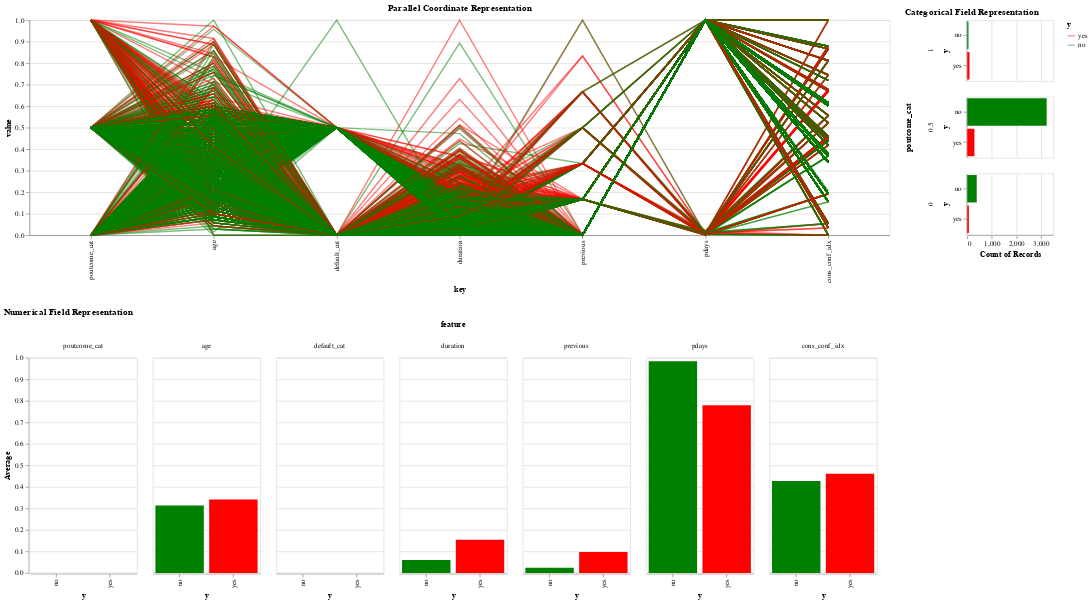

Write notebook code for a chart like this one.
### Code cell
poutcome_cat_bar = alt.Chart(df_norm, title = 'Categorical Field Representation').mark_bar().encode(
    x = 'count():Q',
    y = 'y:N',
    color = alt.condition(click, color, alt.value('lightgray')),
    row = alt.Row('poutcome_cat:N', sort='descending')
).add_selection(
    click
).properties(
    height = 85,
    width = 120
)

default_cat_bar = alt.Chart(df_norm, title = 'Categorical Field Representation').mark_bar().encode(
    x = 'count():Q',
    y = 'y:N',
    color = alt.condition(click, color, alt.value('lightgray')),
    row = alt.Row('default_cat:N', sort='descending')
).add_selection(
    click
).properties(
    height = 85,
    width = 120
)

alt.vconcat(parallel, bar) | poutcome_cat_bar

### Figure 1 — Vega-Lite specification as saved in the notebook (floating-point values rounded to 4 significant figures; data arrays with more than 128 entries replaced by an {"elided": "..."} marker saying what was removed)
{"config": {"view": {"continuousWidth": 400, "continuousHeight": 300}}, "hconcat": [{"vconcat": [{"data": {"name": "data-f9cca0bf9ddcdbb3242ad30ad6cc694b"}, "mark": "line", "encoding": {"color": {"condition": {"field": "y", "scale": {"domain": ["yes", "no"], "range": ["red", "green"]}, "type": "nominal", "selection": "selector002"}, "value": "lightgray"}, "detail": {"field": "index", "type": "nominal"}, "opacity": {"value": 0.5}, "x": {"field": "key", "sort": null, "type": "nominal"}, "y": {"field": "value", "type": "quantitative"}}, "selection": {"selector002": {"type": "multi", "encodings": ["color"]}}, "title": "Parallel Coordinate Representation", "transform": [{"window": [{"op": "count", "as": "index"}]}, {"fold": ["poutcome_cat", "age", "default_cat", "duration", "previous", "pdays", "cons_conf_idx"]}], "width": 1200}, {"data": {"name": "data-96fd8d27b048799db13e8ee688615a59"}, "mark": "bar", "encoding": {"color": {"condition": {"field": "y", "scale": {"domain": ["yes", "no"], "range": ["red", "green"]}, "type": "nominal", "selection": "selector002"}, "value": "lightgray"}, "column": {"field": "feature", "sort": ["poutcome_cat", "age", "default_cat", "duration", "previous", "pdays", "cons_conf_idx"], "type": "nominal"}, "x": {"field": "y", "type": "nominal"}, "y": {"field": "mode(cat)/mean(num)", "title": "Average", "type": "quantitative"}}, "selection": {"selector002": {"type": "multi", "encodings": ["color"]}}, "title": "Numerical Field Representation", "width": 150}]}, {"data": {"name": "data-f9cca0bf9ddcdbb3242ad30ad6cc694b"}, "mark": "bar", "encoding": {"color": {"condition": {"field": "y", "scale": {"domain": ["yes", "no"], "range": ["red", "green"]}, "type": "nominal", "selection": "selector002"}, "value": "lightgray"}, "row": {"field": "poutcome_cat", "sort": "descending", "type": "nominal"}, "x": {"aggregate": "count", "type": "quantitative"}, "y": {"field": "y", "type": "nominal"}}, "height": 85, "selection": {"selector002": {"type": "multi", "encodings": ["color"]}}, "title": "Categorical Field Representation", "width": 120}], "$schema": "https://vega.github.io/schema/vega-lite/v4.17.0.json", "datasets": {"data-f9cca0bf9ddcdbb3242ad30ad6cc694b": {"elided": "4119 records"}, "data-96fd8d27b048799db13e8ee688615a59": [{"feature": "poutcome_cat", "y": "yes", "mode(cat)/mean(num)": 0}, {"feature": "poutcome_cat", "y": "no", "mode(cat)/mean(num)": 0}, {"feature": "age", "y": "no", "mode(cat)/mean(num)": 0.3128}, {"feature": "age", "y": "yes", "mode(cat)/mean(num)": 0.3413}, {"feature": "default_cat", "y": "yes", "mode(cat)/mean(num)": 0}, {"feature": "default_cat", "y": "no", "mode(cat)/mean(num)": 0}, {"feature": "duration", "y": "no", "mode(cat)/mean(num)": 0.06023}, {"feature": "duration", "y": "yes", "mode(cat)/mean(num)": 0.1539}, {"feature": "previous", "y": "no", "mode(cat)/mean(num)": 0.02363}, {"feature": "previous", "y": "yes", "mode(cat)/mean(num)": 0.09756}, {"feature": "pdays", "y": "no", "mode(cat)/mean(num)": 0.9837}, {"feature": "pdays", "y": "yes", "mode(cat)/mean(num)": 0.7795}, {"feature": "cons_conf_idx", "y": "no", "mode(cat)/mean(num)": 0.4273}, {"feature": "cons_conf_idx", "y": "yes", "mode(cat)/mean(num)": 0.4608}]}}
